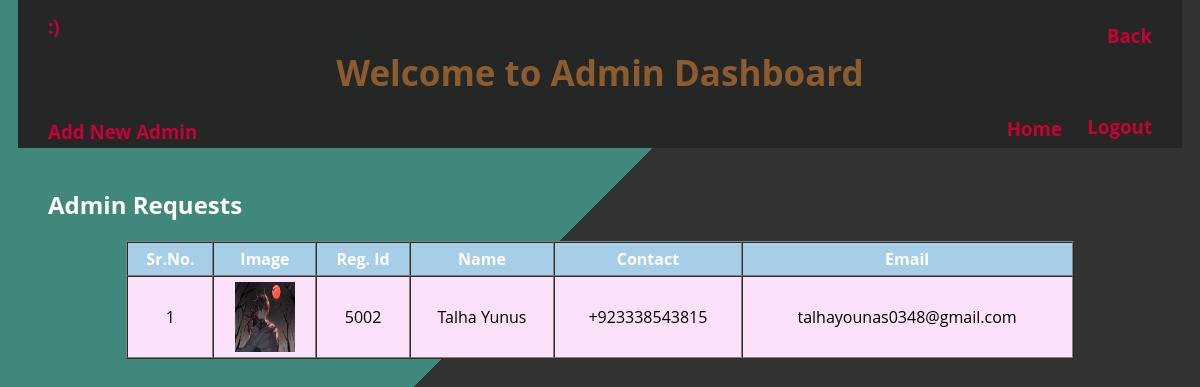
The page /admin/notification.php on the database its author committed.
### tables this page shows
CREATE TABLE `admin_request` (
  `id` int(11) NOT NULL,
  `name` varchar(50) NOT NULL,
  `father` varchar(50) NOT NULL,
  `sex` varchar(10) NOT NULL,
  `dob` date NOT NULL,
  `edu_qulification` text NOT NULL,
  `reason` text NOT NULL,
  `city` varchar(40) NOT NULL,
  `contact` varchar(15) NOT NULL,
  `email` varchar(100) NOT NULL,
  `image` text NOT NULL
);

### admin/notification.php (the view, shortened to what this page needs)
<?php
	include('header.php');
	include('titlehead.php');
?>
<h3 style = "margin-top : -40px; margin-left : 40px; " align = "left">
<a class = "alink" title = "Click to add new Admin!" href = "addmin1.php">Add New Admin</a>
</h3>
<h3 style = "margin-top : -140px; margin-right : 40px; " align = "right">
<a class = "alink" title = "Back to admin Dashboard" href = "admindash.php">Back</a>
</h3>
<h2 style = "margin-top : 140px; margin-left : 40px; color : white;" >Admin Requests</h2>
<?php
	include('../dbcon.php');
?>
<table align = "center" width = "80%" border = "1" cellpadding = "5px" cellspacing = "0px" >
		<tr style = "background-color : #a6cfe7 ; color : white;" >
			<th>Sr.No.</th>
			<th>Image</th>
			<th>Reg. Id</th>
			<th>Name</th>
			<th>Contact</th>
			<th>Email</th>
		</tr>
		<?php
		$qry = "SELECT * FROM `admin_request` WHERE 1";
		$run = mysqli_query($con, $qry);
		if(mysqli_num_rows($run) < 1)
		{
			echo "<tr align = 'center' ><td colspan = '6' >No record found !</td></tr>";
		}
		else
		{
			$count = 0;
			while($data = mysqli_fetch_assoc($run))
			{
				$count++;
				?>
					<tr align = "center"  style = "background-color : #fae0f9 ;" >
						<td><?php echo "$count"; ?></td>
						<td><img src = "../dataimg/<?php echo $data['image']; ?>" style = "width : 60px; height : 70px; " /></td>
						<td><?php echo $data['id']; ?></td>
						<td><?php echo $data['name']; ?></td>
						<td><?php echo $data['contact']; ?></td>
						<td><?php echo $data['email']; ?></td>
					</tr>
				<?php
			}
		}
?>
	</table>

### admin/header.php (shortened to what this page needs)
<html>
<head>
<link rel = "stylesheet" type = "text/css" href = "../css/style.css" />
<link type = "text/css" rel = "stylesheet" href = "../css/index.css" />
</head>
<body>

### admin/titlehead.php
<div class = "admintitle" align = "center" >
<h1 style = "font-size : 35px;" >Welcome to Admin Dashboard</h1>
</div>
<h3 style = "margin-top : -134px; margin-left : 40px; color : #C70039 ;" align = "left">
<?php
	echo $_SESSION['name']." ".$_SESSION['lname']." :)";
?>
</h3>
<h3 style = "margin-top : 75px; margin-right : 40px; " align = "right"><a class = "alink" title = "Clik here for logout !" href = "logout.php">Logout</a></h3>
<h3 style = "margin-top : -42px; margin-right : 130px; " align = "right"><a class = "alink" title = "Clik here for Homepage !" href = "../index.php">Home</a></h3>

### css/style.css (style rules this page uses)
.admintitle { background-color : #252726; color :#8c5c2f; margin-left : 10px; margin-right : 10px; margin-top : -10px; height : 150px; line-height : 150px; }
.alink { text-decoration : none; color : #C70039 ; }

### css/index.css (style rules this page uses)
body { background-image: linear-gradient( 135deg, #0a6756c7 40%, #333333 10%); }
body { font-family: 'Open Sans', sans-serif; }

### rows shown on the page
admin_request: image (picture), id "5002", name "Talha Yunus", contact "+923338543815", email "talhayounas0348@gmail.com"
